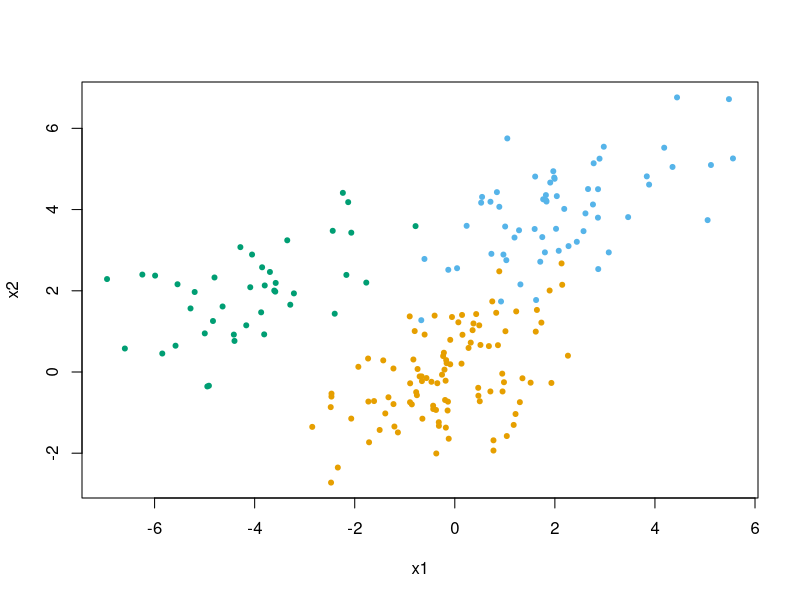
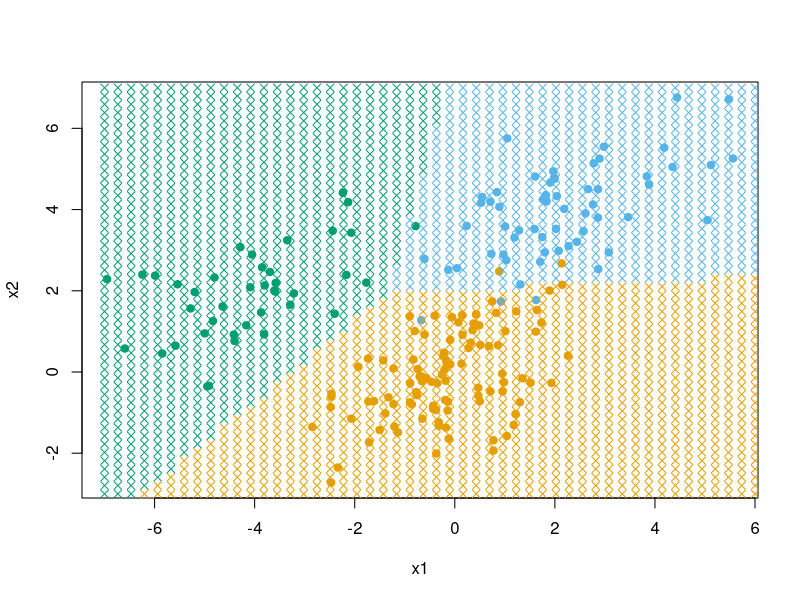
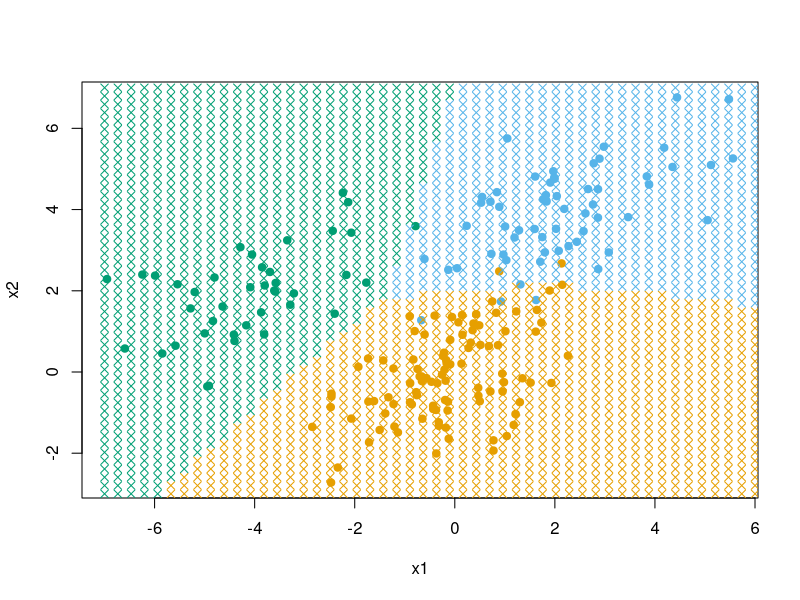
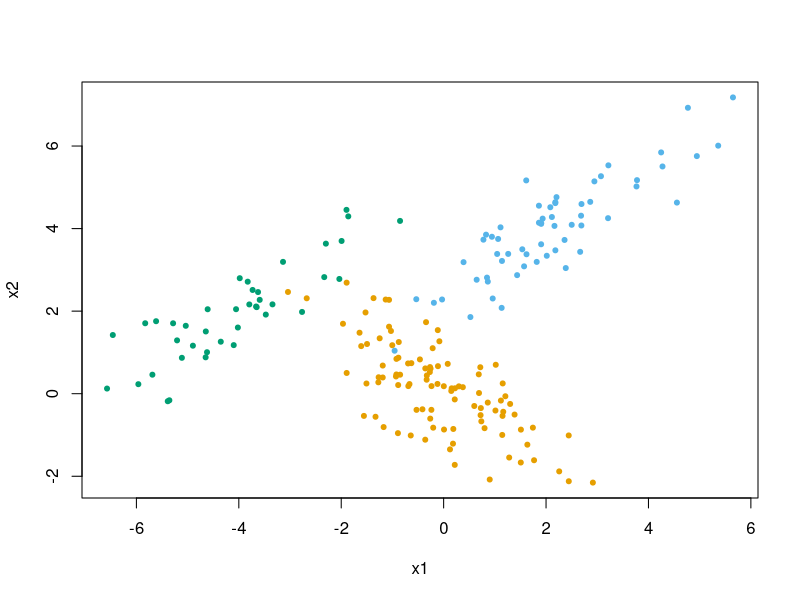
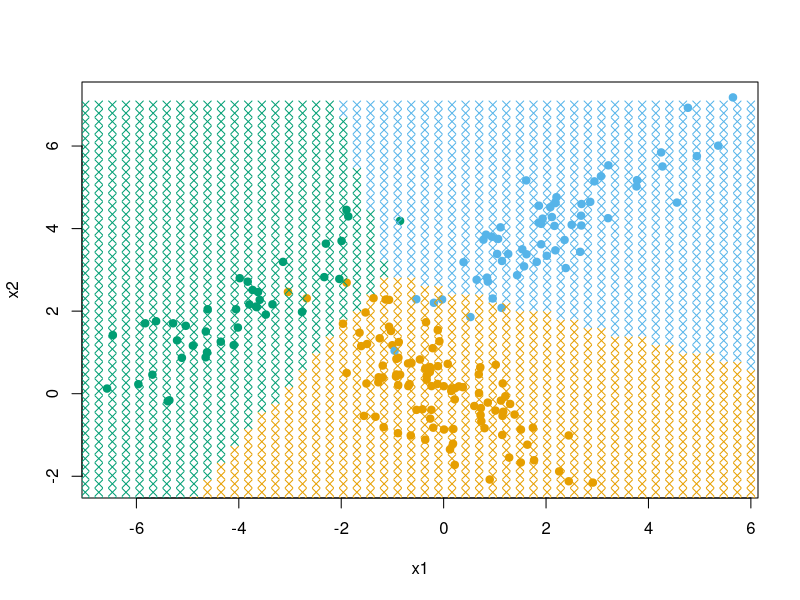
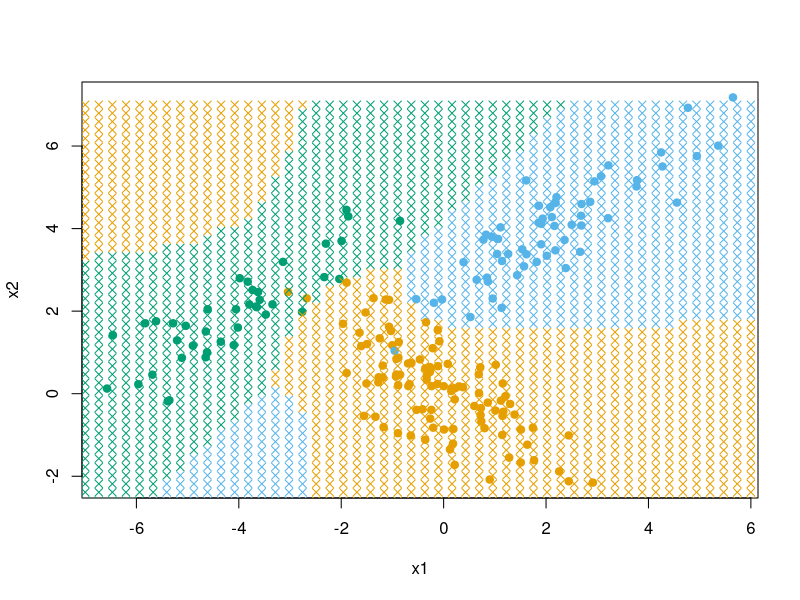

Reproduce these figures in R, in order.
library(MASS)
set.seed(1)
cbPalette <- c("#999999", "#E69F00", "#56B4E9", "#009E73", "#F0E442", "#0072B2", "#D55E00", "#CC79A7")

#Generates good LDA data
get_data = function(n){
  K = 3
  pi0 = c(.5,.3,.2)
  mu = cbind(c(0,0),c(1,2),c(-2,1))*2
  Sigma = matrix(c(1,.5,.5,.9),2)*1.6
  X = rbind(
    mvrnorm(pi0[1]*n,mu[,1],Sigma),
    mvrnorm(pi0[2]*n,mu[,2],Sigma),
    mvrnorm(pi0[3]*n,mu[,3],Sigma)
  )
  y = c(rep(1,pi0[1]*n),rep(2,pi0[2]*n),rep(3,pi0[3]*n))
  X = as.data.frame(X)
  names(X) = c('x1','x2')
  list(X=X,y=y)
}

#Generate training data
train = get_data(200)
test = get_data(1000)

#Plot the points
plot(train$X,col=cbPalette[train$y+1],pch=20)

#Fit LDA on the training set
lda_fit = lda(train$X,train$y)
#See what's in the returned objects
names(lda_fit)
str(lda_fit)

#Suppose that we want to draw the classification regions.
#You can always simply evaluate your classifier at every point
#This line generates all points in a grid
Xgrid = as.matrix(expand.grid(seq(-7,6,length.out=50),seq(-3,7,length.out=50)))
#Make predictions on the grid
b = predict(lda_fit,Xgrid)
#Plot the points
plot(train$X,col=cbPalette[train$y+1],pch=19)
#Draw the predictions across the grid
points(Xgrid[,1],Xgrid[,2],col=cbPalette[as.numeric(b[[1]])+1],pch=4)

#Make predictions on the test data
guesses = predict(lda_fit,newdata=test$X)
#See what the returned object contains
str(guesses)
#Compute the misclassification rate for the test set
mean(guesses$class != test$y)



#What if we want to use QDA?

#Fit qda, also found in the MASS library 
qda_fit = qda(train$X,train$y)

#Plot the prediction region as above
Xgrid = as.matrix(expand.grid(seq(-7,6,length.out=50),seq(-3,7,length.out=50)))
b = predict(qda_fit,Xgrid)
plot(train$X,col=cbPalette[train$y+1],pch=19)
points(Xgrid[,1],Xgrid[,2],col=cbPalette[as.numeric(b[[1]])+1],pch=4)

#Predict on the test set and compute misclassification
guesses = predict(qda_fit,newdata=test$X)
mean(guesses$class != test$y)

#We don't see much improvement, if any

##############################
#Now we will try another setting where QDA should be better (unequal covariance matrices)

#Generates good QDA data
get_data2 = function(n){
  K = 3
  pi0 = c(.5,.3,.2)
  mu = cbind(c(0,0),c(1,2),c(-2,1))*2
  Sigma = matrix(c(1,.8,.8,.9),2)*1.6
  Sigma2 = matrix(c(1,-.7,-.7,.9),2)*1.6
  Sigma3 = matrix(c(1,0,0,.9),2)*1
  
  X = rbind(
    mvrnorm(pi0[1]*n,mu[,1],Sigma2),
    mvrnorm(pi0[2]*n,mu[,2],Sigma),
    mvrnorm(pi0[3]*n,mu[,3],Sigma)
  )
  y = c(rep(1,pi0[1]*n),rep(2,pi0[2]*n),rep(3,pi0[3]*n))
  X = as.data.frame(X)
  names(X) = c('x1','x2')
  list(X=X,y=y)
}

#Generate data
set.seed(1)
train = get_data2(200)
test = get_data2(1000)

#Plot data
plot(train$X,col=cbPalette[train$y+1],pch=20)

#Fit LDA
lda_fit = lda(train$X,train$y)

#Draw the decision regions by classifying a grid of points
Xgrid = as.matrix(expand.grid(seq(-7,6,length.out=50),seq(-3,7,length.out=50)))
b = predict(lda_fit,Xgrid)
plot(train$X,col=cbPalette[train$y+1],pch=19)
points(Xgrid[,1],Xgrid[,2],col=cbPalette[as.numeric(b[[1]])+1],pch=4)

#Make guesses on the test set and compute misclassification error
guesses = predict(lda_fit,newdata=test$X)
mean(guesses$class != test$y)


#Now fit QDA on this data set
qda_fit = qda(train$X,train$y)

#Plot the decision boundaries
Xgrid = as.matrix(expand.grid(seq(-7,6,length.out=50),seq(-3,7,length.out=50)))
b = predict(qda_fit,Xgrid)
plot(train$X,col=cbPalette[train$y+1],pch=19)
points(Xgrid[,1],Xgrid[,2],col=cbPalette[as.numeric(b[[1]])+1],pch=4)

#Make guesses on the test and assess error
guesses = predict(qda_fit,newdata=test$X)
mean(guesses$class != test$y)

